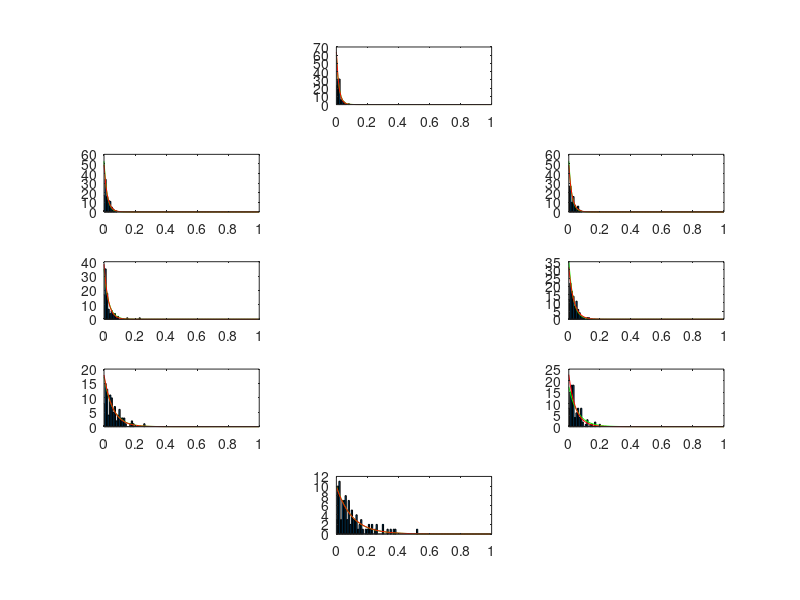

Source code (MATLAB):
% EE239AS.2, Spring 2017
% hw3_2_f

% Cong Peng, 904760493

clear all;
r0 = 35; rmax = 60; smax = 90; k = 0:7; s = k*45;
lambda = r0 + (rmax - r0)*cosd(s-smax);
S_isi = cell(1,8);


for i = 1:8
    S_isi{i} = exprnd(1/lambda(i), 1, 100);
    count{i} =  hist(S_isi{i}, 0:0.01:0.99);
end

subplot(5,3,9);  
bar(0:0.01:0.99, count{1}); hold on;
plot([0:0.01:1], exppdf( [0:0.01:1], 1/lambda(1)), 'g'); hold on;
plot([0:0.01:1], exppdf( [0:0.01:1], expfit(S_isi{1})),'r'); hold on;
xlim([0,1]);

subplot(5,3,6);  
bar(0:0.01:0.99, count{2}); hold on;
plot([0:0.01:1], exppdf( [0:0.01:1], 1/lambda(2)), 'g'); hold on;
plot([0:0.01:1], exppdf( [0:0.01:1], expfit(S_isi{2})),'r'); hold on;
xlim([0,1]);

subplot(5,3,2);  
bar(0:0.01:0.99, count{3}); hold on;
plot([0:0.01:1], exppdf( [0:0.01:1], 1/lambda(3)), 'g'); hold on;
plot([0:0.01:1], exppdf( [0:0.01:1], expfit(S_isi{3})),'r'); hold on;
xlim([0,1]);

subplot(5,3,4);  
bar(0:0.01:0.99, count{4}); hold on;
plot([0:0.01:1], exppdf( [0:0.01:1], 1/lambda(4)), 'g'); hold on;
plot([0:0.01:1], exppdf( [0:0.01:1], expfit(S_isi{4})),'r'); hold on;
xlim([0,1]);

subplot(5,3,7);  
bar(0:0.01:0.99, count{5}); hold on;
plot([0:0.01:1], exppdf( [0:0.01:1], 1/lambda(5)), 'g'); hold on;
plot([0:0.01:1], exppdf( [0:0.01:1], expfit(S_isi{5})),'r'); hold on;
xlim([0,1]);

subplot(5,3,10);  
bar(0:0.01:0.99, count{6}); hold on;
plot([0:0.01:1], exppdf( [0:0.01:1], 1/lambda(6)), 'g'); hold on;
plot([0:0.01:1], exppdf( [0:0.01:1], expfit(S_isi{6})),'r'); hold on;
xlim([0,1]);

subplot(5,3,14);  
bar(0:0.01:0.99, count{7}); hold on;
plot([0:0.01:1], exppdf( [0:0.01:1], 1/lambda(7)), 'g'); hold on;
plot([0:0.01:1], exppdf( [0:0.01:1], expfit(S_isi{7})),'r'); hold on;
xlim([0,1]);

subplot(5,3,12);  
bar(0:0.01:0.99, count{8}); hold on;
plot([0:0.01:1], exppdf( [0:0.01:1], 1/lambda(8)), 'g'); hold on;
plot([0:0.01:1], exppdf( [0:0.01:1], expfit(S_isi{8})),'r'); hold on;
xlim([0,1]);